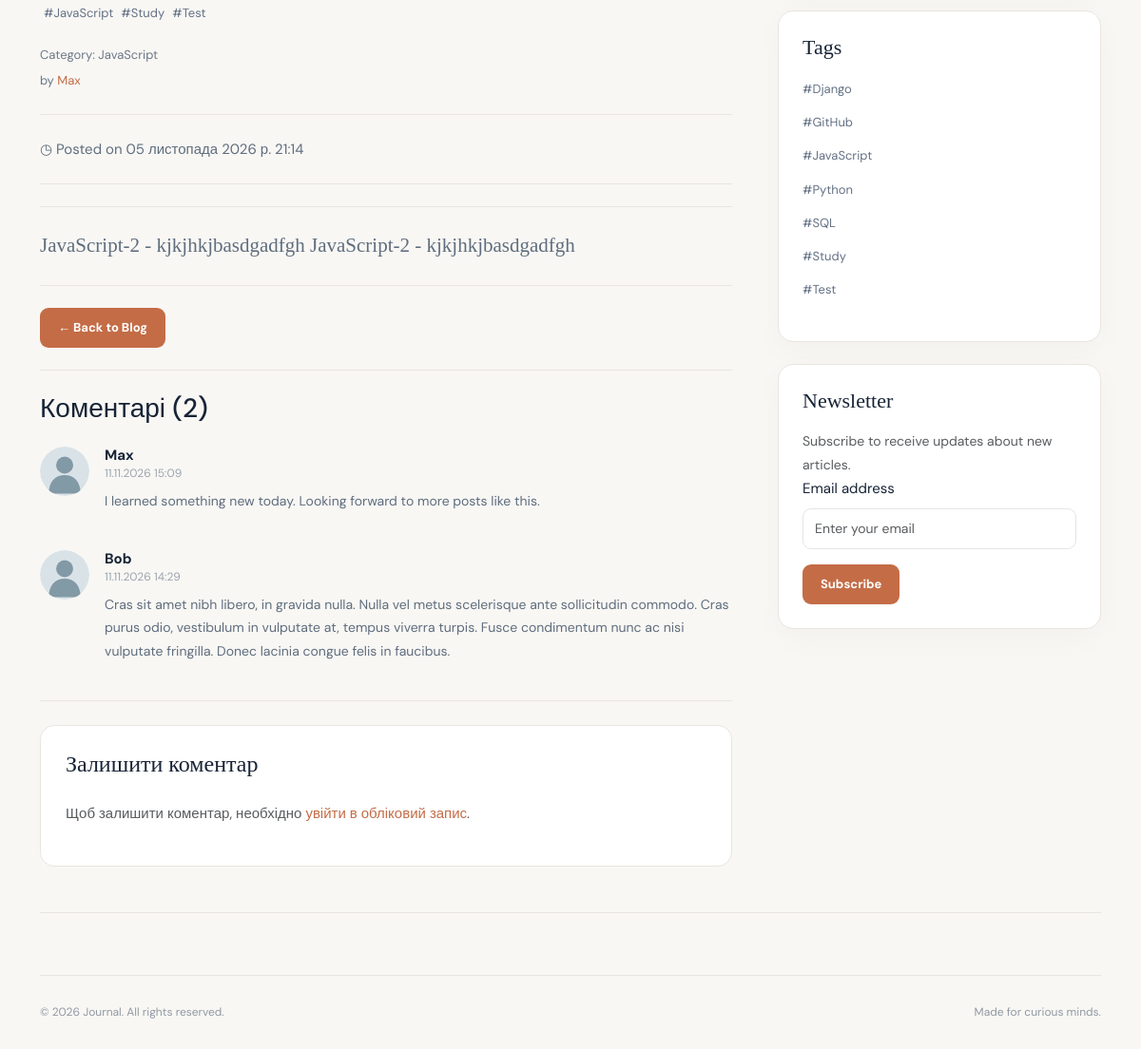
The page /post/7/ (lower part) on the database as committed earlier.
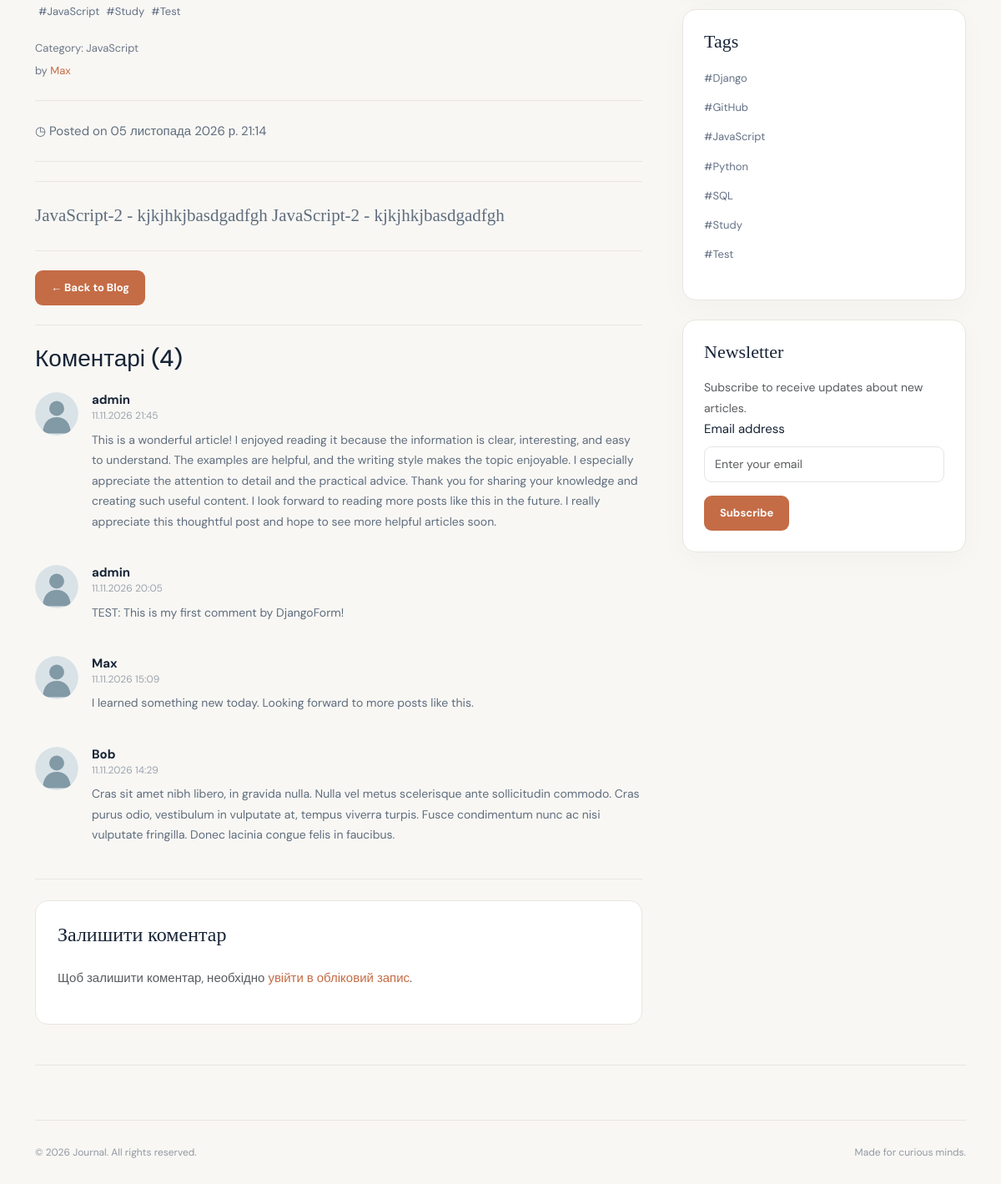
The same page on the database as committed later.
### blog/models.py (models this page shows, shortened)
class Tag(models.Model):
    name = models.CharField(max_length=30, unique=True, verbose_name='Назва')
    class Meta:
        ordering = ['name']
        verbose_name = 'Тег'
        verbose_name_plural = 'Теги'

class Post(models.Model):
    title = models.CharField(max_length=200, verbose_name='Заголовок', unique=True)
    content = models.TextField(verbose_name='Вміст')
    published_date = models.DateTimeField(auto_now_add=True, verbose_name='Дата публікації')
    category = models.ForeignKey(Category, on_delete=models.CASCADE, verbose_name='Категорія')
    user = models.ForeignKey(User, on_delete=models.CASCADE, verbose_name='Автор')
    tags = models.ManyToManyField(Tag, blank=True, verbose_name='Тег')
    image = models.ImageField(upload_to='posts/', verbose_name='Обкладинка')
    class Meta:
        ordering = ['-published_date']
        verbose_name = 'Публікація'
        verbose_name_plural = 'Публікації'

class Comment(models.Model):
    post = models.ForeignKey(Post, on_delete=models.CASCADE, related_name='comments', verbose_name='Публікація')
    author = models.ForeignKey(User, on_delete=models.CASCADE, verbose_name='Автор')
    text = models.TextField(verbose_name='Текст коментаря')
    created_at = models.DateTimeField(auto_now_add=True, verbose_name='Дата створення')
    class Meta:
        ordering = ['-created_at']
        verbose_name = 'Коментар'
        verbose_name_plural = 'Коментарі'

class Category(models.Model):
    name = models.CharField(max_length=100, verbose_name='Назва')
    def __str__(self):
        return self.name
    class Meta:
        ordering = ['name']
        verbose_name = 'Категорія'
        verbose_name_plural = 'Категорії'

### blog/views.py (the view)
# urls.py: path('post/<int:post_id>/', views.get_post, name='post_detail'),
def get_post(request, post_id): #post_slug - замість post_id
    post = get_object_or_404(Post, id=post_id) # slug=post_slug замість id=post_id
    comments = post.comments.all()
    if request.method == 'POST' and request.user.is_authenticated:
        form = CommentForm(request.POST)
        if form.is_valid():
            comment = form.save(commit=False)
            comment.post = post
            comment.author = request.user
            comment.save()
            return redirect('blog:post_detail', post_id=post_id)
    else:
        form = CommentForm()
    context = {
        'post': post,
        'tags': Tag.objects.all(),
        'comments': comments,
        'form': form,
    }
    context.update(get_categories())
    return render(request, 'blog/post.html', context)

### blog/forms.py (shortened to what this page needs)
class CommentForm(forms.ModelForm):
    class Meta:
        model = Comment
        fields = ('text',)
        widgets = {
            'text': forms.Textarea(attrs={
                'class': 'form-control',
                'rows': 4,
                'placeholder': 'Напишіть свій коментар...'
            })
        }
        labels = {
            'text': 'Ваш коментар'
        }

### blog/views.py (called while the page is built)
def get_categories():
    categories = Category.objects.all()
    first_half = Category.objects.all()[:len(categories) // 2]
    second_half = Category.objects.all()[len(categories) // 2:]
    return {'categories' : first_half, 'categories2': second_half}

### templates/blog/post.html (shortened to what this page needs)
{% extends 'base.html' %}
{% load static %}
{% block content %}
<ul class="list-unstyled category-list d-flex ">
    {% for tag in post.tags.all %}
        <li class="m-1"><a href="#">#{{ tag.name }}</a></li>
    {% empty %}
        <p>Тегів немає</p>
    {% endfor %}
</ul>
<p class="byline">
    Category: {{ post.category }}
</p>
<p class="byline">
    by <a href="{% url 'blog:profile_detail' post.user.id %}">{{ post.user }}</a>
</p>
<hr class="soft-divider"/>
<p>◷ Posted on {{ post.published_date }}</p>
<hr class="soft-divider"/>
<hr class="soft-divider"/>
<p class="lead intro-text">{{ post.content }}</p>
<hr class="soft-divider"/>
<a class="btn btn-accent" href="{% url 'blog:index'%}">← Back to Blog</a>
<hr class="soft-divider"/>
<h3 class="mb-4">Коментарі ({{ comments.count }})</h3>
{% for comment in comments %}
    <div class="comment-item">
        <div class="avatar-wrap">
            <img alt="Comment author avatar"
                 class="avatar"
                 src="{% static 'blog/assets/avatar.svg' %}"/>
        </div>
        <div class="comment-body">
            <h4 class="comment-author">
                {{ comment.author.username }}
                <small class="comment-date">
                    {{ comment.created_at|date:"d.m.Y H:i" }}
                </small>
            </h4>
            <p>{{ comment.text|linebreaksbr }}</p>
        </div>
    </div>
{% empty %}
    <p class="text-muted">
        Коментарів поки немає. Будьте першими!
    </p>
{% endfor %}
<hr class="soft-divider"/>
<div class="comment-box">
    <h4 class="mb-4">Залишити коментар</h4>
    {% if user.is_authenticated %}
        <form method="post" class="comment-form">
            {% csrf_token %}
            <div class="mb-3">
                {{ form.text.label_tag }}
                {{ form.text }}
                {% for error in form.text.errors %}
                    <div class="text-danger mt-2">
                        {{ error }}
                    </div>
                {% endfor %}
            </div>
            <button type="submit" class="btn btn-accent">
                Опублікувати коментар
            </button>
        </form>
    {% else %}
        <p class="text-muted">
            Щоб залишити коментар, необхідно
            <a href="{% url 'blog:login' %}">увійти в обліковий запис</a>.
        </p>
    {% endif %}
</div>
{% endblock %}

### templates/base.html (shortened to what this page needs)
<!DOCTYPE html>
<html lang="en">
<head>
    {% load static %}
    <link href="https://cdn.jsdelivr.net/npm/bootstrap@5.3.3/dist/css/bootstrap.min.css" rel="stylesheet"/>
    <link href="{% static 'blog/css/site.css' %}" rel="stylesheet"/>
</head>
<body>
<div class="container page-container">
    <div class="row g-5">
        <div class="col-lg-8">
            {% block content %} {% endblock %}
        </div>
        <div class="col-lg-4">
            <div class="sidebar-card">
                <h4 class="sidebar-heading">Tags</h4>
                <ul class="list-unstyled category-list">
                   {% for tag in tags %}
                        <li><a href="#">#{{ tag.name }}</a></li>
                    {% empty %}
                        <p>Тегів немає</p>
                    {% endfor %}
                </ul>
            </div>
            <div class="sidebar-card">
                <h4 class="sidebar-heading">Newsletter</h4>
                <p class="text-muted">
                    Subscribe to receive updates about new articles.
                </p>
                <form method="post" action="{% url 'blog:subscribe' %}">
                    <div class="mb-3">
                        <label for="subscriber-email" class="form-label">
                            Email address
                        </label>
                        <input type="email"
                               id="subscriber-email"
                               name="email"
                               class="form-control"
                               placeholder="Enter your email"
                               required>
                    </div>
                    <button type="submit" class="btn btn-accent">
                        Subscribe
                    </button>
                </form>
            </div>
        </div>
    </div>
    <hr class="soft-divider"/>
    <footer class="site-footer">
        <div class="d-flex flex-wrap justify-content-between gap-2">
            <span>© 2026 Journal. All rights reserved.</span><span>Made for curious minds.</span></div>
    </footer>
</div>
</body>
</html>

Rows that differ between the two databases and show on the page:
computed for Post "JavaScript-2 - kjkjhkjbasdgadfgh JavaScript-2 - kjkjhkjbasdgadfgh": count "2" → "4"
added Comment: author.username "admin", created_at "11.11.2026 21:45", text "This is a wonderful article! I enjoyed reading it because the information is clear, interesting, and easy to understand. The examples are helpful, and the writing style makes the topic enjoyable. I especially appreciate the attention to detail and the practical advice. Thank you for sharing your knowledge and creating such useful content. I look forward to reading more posts like this in the future. I really appreciate this thoughtful post and hope to see more helpful articles soon."
added Comment: author.username "admin", created_at "11.11.2026 20:05", text "TEST: This is my first comment by DjangoForm!"
